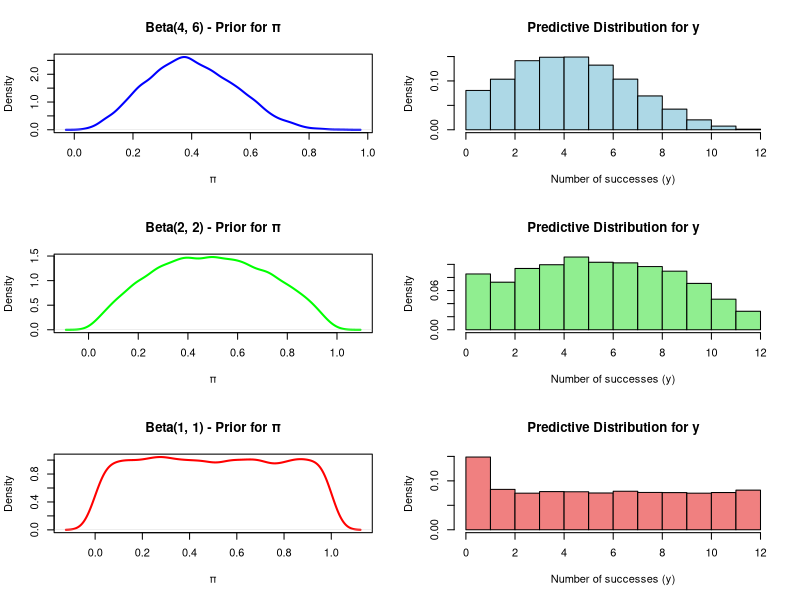

Here is the R script that generated this plot:
# EXERCISE 3: Predictive Distribution for Binary Endpoint
# Set seed for reproducibility
set.seed(123)

print("EXERCISE 3: Simulating Predictive Distributions")
print(paste(rep("=", 50), collapse = ""))

M <- 10000
n <- 12

# Function to simulate predictive distribution
simulate_predictive <- function(alpha, beta, M, n) {
  # Draw M samples for π
  pi_samples <- rbeta(M, alpha, beta)
  
  # For each π, draw a binomial variable
  y_samples <- numeric(M)
  for (m in 1:M) {
    y_samples[m] <- rbinom(1, n, pi_samples[m])
  }
  
  return(list(pi = pi_samples, y = y_samples))
}

# Simulate for three different priors
par(mfrow = c(3, 2))

# Beta(4, 6) - original from Exercise 2
print("Simulating Beta(4, 6) prior...")
result1 <- simulate_predictive(4, 6, M, n)
plot(density(result1$pi), main = "Beta(4, 6) - Prior for π", 
     xlab = "π", ylab = "Density", col = "blue", lwd = 2)
hist(result1$y, main = "Predictive Distribution for y", 
     xlab = "Number of successes (y)", breaks = 0:12, 
     col = "lightblue", freq = FALSE)

# Beta(2, 2) - less informative
print("Simulating Beta(2, 2) prior...")
result2 <- simulate_predictive(2, 2, M, n)
plot(density(result2$pi), main = "Beta(2, 2) - Prior for π", 
     xlab = "π", ylab = "Density", col = "green", lwd = 2)
hist(result2$y, main = "Predictive Distribution for y", 
     xlab = "Number of successes (y)", breaks = 0:12, 
     col = "lightgreen", freq = FALSE)

# Beta(1, 1) - non-informative
print("Simulating Beta(1, 1) prior...")
result3 <- simulate_predictive(1, 1, M, n)
plot(density(result3$pi), main = "Beta(1, 1) - Prior for π", 
     xlab = "π", ylab = "Density", col = "red", lwd = 2)
hist(result3$y, main = "Predictive Distribution for y", 
     xlab = "Number of successes (y)", breaks = 0:12, 
     col = "lightcoral", freq = FALSE)

# Print summary statistics for each predictive distribution
print("\nSummary of predictive distributions:")
print(paste0("Beta(4,6) - Mean: ", round(mean(result1$y), 2), 
             ", SD: ", round(sd(result1$y), 2)))
print(paste0("Beta(2,2) - Mean: ", round(mean(result2$y), 2), 
             ", SD: ", round(sd(result2$y), 2)))
print(paste0("Beta(1,1) - Mean: ", round(mean(result3$y), 2), 
             ", SD: ", round(sd(result3$y), 2)))

print("\nObservations on predictive distributions:")
print("- Beta(4,6): Predictive distribution concentrated around 4-5 successes")
print("- Beta(2,2): More spread, centered around 6 successes")
print("- Beta(1,1): Uniform prior leads to most spread predictive distribution")
print("- As priors become less informative, predictive distributions become more spread out")